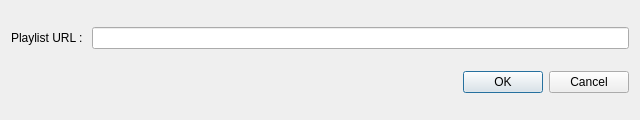
<?xml version="1.0" encoding="UTF-8"?>
<ui version="4.0">
 <class>PlaylistUrlDialog</class>
 <widget class="QDialog" name="PlaylistUrlDialog">
  <property name="geometry">
   <rect>
    <x>0</x>
    <y>0</y>
    <width>640</width>
    <height>120</height>
   </rect>
  </property>
  <property name="windowTitle">
   <string>Dialog</string>
  </property>
  <layout class="QHBoxLayout" name="horizontalLayout_2">
   <item>
    <layout class="QVBoxLayout" name="verticalLayout">
     <item>
      <layout class="QHBoxLayout" name="horizontalLayout">
       <item>
        <widget class="QLabel" name="lUrl">
         <property name="text">
          <string>Playlist URL : </string>
         </property>
        </widget>
       </item>
       <item>
        <widget class="QLineEdit" name="leUrl"/>
       </item>
      </layout>
     </item>
     <item>
      <widget class="QDialogButtonBox" name="buttonBox">
       <property name="orientation">
        <enum>Qt::Horizontal</enum>
       </property>
       <property name="standardButtons">
        <set>QDialogButtonBox::Cancel|QDialogButtonBox::Ok</set>
       </property>
       <property name="centerButtons">
        <bool>false</bool>
       </property>
      </widget>
     </item>
    </layout>
   </item>
  </layout>
 </widget>
 <resources/>
 <connections>
  <connection>
   <sender>buttonBox</sender>
   <signal>accepted()</signal>
   <receiver>PlaylistUrlDialog</receiver>
   <slot>accept()</slot>
   <hints>
    <hint type="sourcelabel">
     <x>477</x>
     <y>102</y>
    </hint>
    <hint type="destinationlabel">
     <x>437</x>
     <y>76</y>
    </hint>
   </hints>
  </connection>
  <connection>
   <sender>buttonBox</sender>
   <signal>rejected()</signal>
   <receiver>PlaylistUrlDialog</receiver>
   <slot>reject()</slot>
   <hints>
    <hint type="sourcelabel">
     <x>524</x>
     <y>97</y>
    </hint>
    <hint type="destinationlabel">
     <x>511</x>
     <y>73</y>
    </hint>
   </hints>
  </connection>
 </connections>
</ui>
